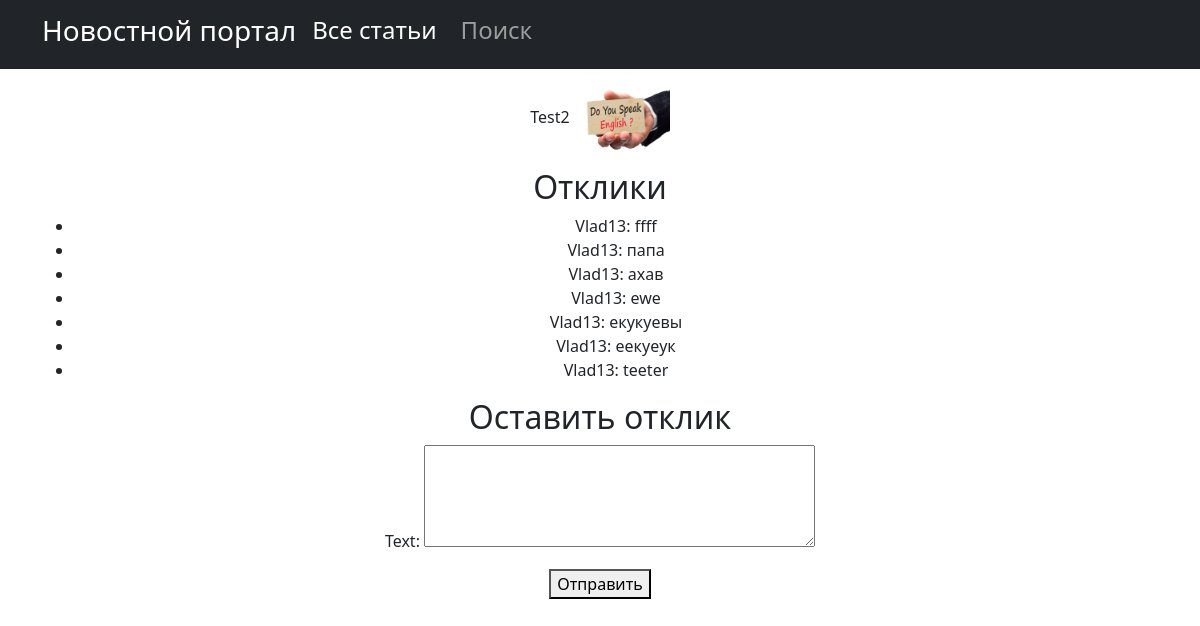
The page /news/news/2/ (signed in) on the database as committed earlier.
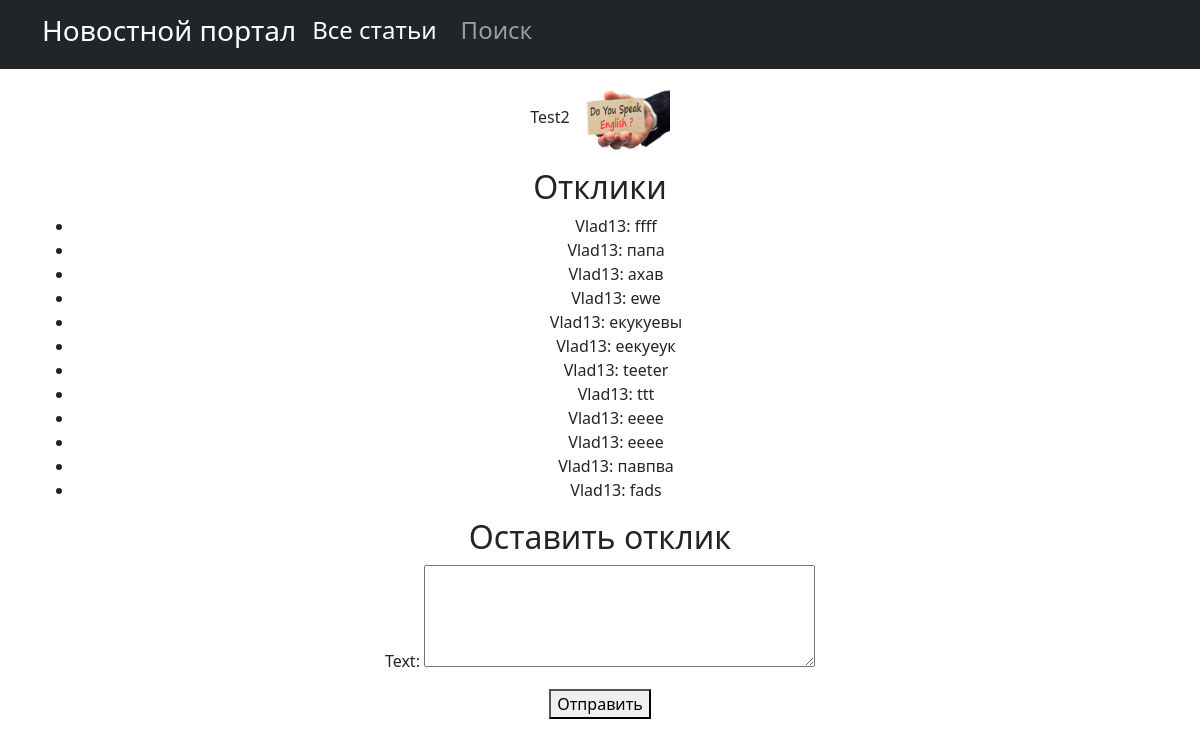
The same page on the database as committed later.
### news/models.py (models this page shows, shortened)
class Post(models.Model):
    TYPE = (
        ('tank', 'Танки'),
        ('heal', 'Хилы'),
        ('dd', 'ДД'),
        ('buyers', 'Торогвцы'),
        ('gildemaster','Гилдмастеры'),
        ('quest', 'Квестгиверы'),
        ('smith', 'Кузнецы'),
        ('tanner', 'Кожевники'),
        ('potion', 'Зельевары'),
        ('spellmaster', 'Мастера заклинаний'),
    )
    author = models.ForeignKey(User, on_delete=models.CASCADE)
    tittle = models.CharField(max_length=64)
    text = RichTextUploadingField(blank=True, null=True)
    dateCreation = models.DateTimeField(auto_now_add=True)
    category = models.CharField(max_length=12, choices=TYPE, default='tank')

class Response(models.Model):
    post = models.ForeignKey(Post, related_name='responses', on_delete=models.CASCADE)
    author = models.ForeignKey(User, on_delete=models.CASCADE)
    text = models.TextField()
    dateCreation = models.DateTimeField(auto_now_add=True)
    accepted = models.BooleanField(default=False)

### news/views.py (the view, shortened to what this page needs)
# urls.py: path('news/<int:pk>/', PostDetail.as_view(), name='post_detail'),
class PostDetail(DetailView):
    model = Post
    template_name = 'news.html'
    context_object_name = 'news'
    def get_context_data(self, **kwargs):
        context = super().get_context_data(**kwargs)
        context['time_now'] = datetime.utcnow()
        post = self.get_object()
        responses = post.responses.filter(accepted=True)  # Получить только принятые отклики
        context['responses'] = responses
        context['form'] = ResponseForm()
        return context

### news/forms.py
class ResponseForm(forms.ModelForm):
    class Meta:
        model = Response
        fields = ['text']
        widgets = {
            'text': forms.Textarea(attrs={'rows': 4, 'cols': 40})
        }

### templates/news.html (shortened to what this page needs)
{% extends 'flatpages/default.html' %}
{% block content %}
<p>{{ news.text|safe }}</p>
{% if user.is_authenticated %}
<h2>Отклики</h2>
<ul>
  {% for response in responses %}
    <li>{{ response.author.username }}: {{ response.text }}</li>
  {% endfor %}
</ul>
<h2>Оставить отклик</h2>
<form method="post" action="{% url 'post_detail' pk=news.pk %}">
  {{ form.as_p }}
  <button type="submit">Отправить</button>
</form>
{% endif %}
{% endblock content %}

### templates/flatpages/default.html (shortened to what this page needs)
{% load static %}
<!DOCTYPE html>
<html lang="en" xmlns="http://www.w3.org/1999/html" xmlns="http://www.w3.org/1999/html"
      xmlns="http://www.w3.org/1999/html">
    <head>
        {% load static%}
        <link href="{% static 'css/styles.css' %}" rel="stylesheet" />
    </head>
    <body>
        <nav class="navbar navbar-expand-lg navbar-dark bg-dark static-top">
   <div class="container">
       <a class="navbar-brand" href="/news"><h3>Новостной портал</h3></a>
       <a class="navbar-brand" href="{% url 'author_posts' %}"><h4>Все статьи</h4></a>
       <div class="collapse navbar-collapse" id="navbarResponsive">
           <ul class="navbar-nav ml-auto">
           <li class="nav-item">
                   <a class="nav-link" href="{% url 'author_posts' %}"><h4>Поиск</h4></a>
               </li>
           </ul>
       </div>
   </div>
</nav>
       <div class="container">
            <div class="row">
                <div class="col-lg-12 text-center">
                     {% block content %}{% endblock content %}
                </div>
            </div>
        </div>
    </body>
</html>

Rows that differ between the two databases and show on the page:
now on this page (row edited): Response: author.username "Vlad13", text "ttt"
added Response: author.username "Vlad13", text "ееее"
added Response: author.username "Vlad13", text "ееее"
added Response: author.username "Vlad13", text "павпва"
added Response: author.username "Vlad13", text "fads"
